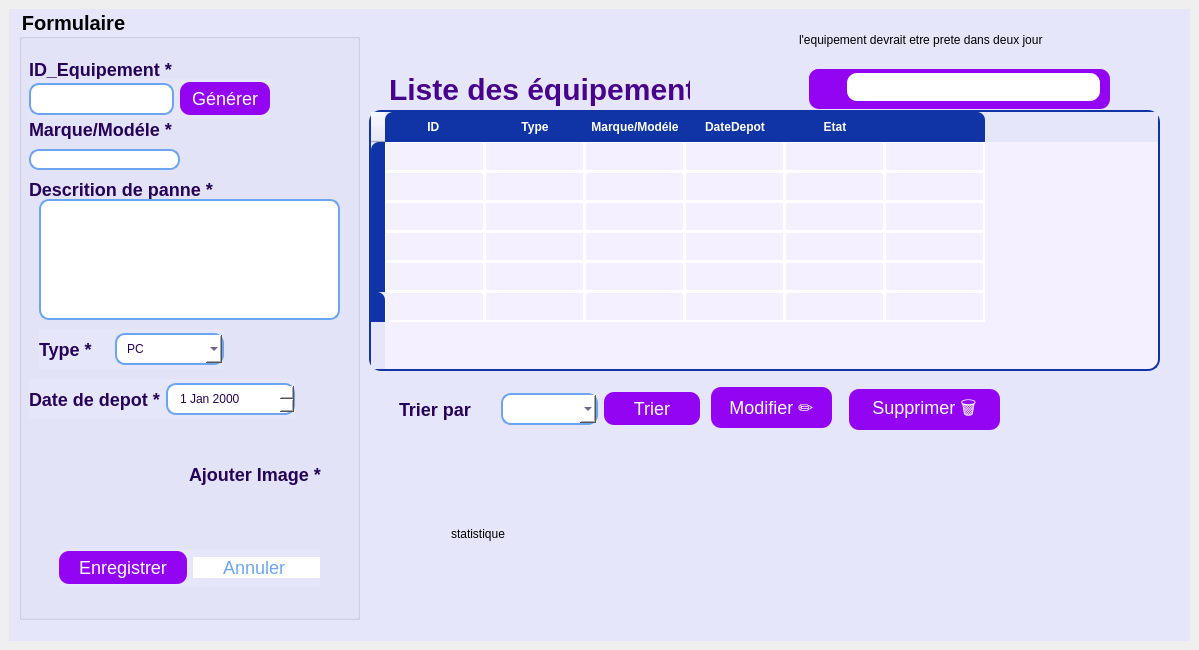
<?xml version="1.0" encoding="UTF-8"?>
<ui version="4.0">
 <class>MainWindow</class>
 <widget class="QMainWindow" name="MainWindow">
  <property name="geometry">
   <rect>
    <x>0</x>
    <y>0</y>
    <width>1199</width>
    <height>650</height>
   </rect>
  </property>
  <property name="windowTitle">
   <string>Smart Electronic Repair Shop</string>
  </property>
  <widget class="QWidget" name="centralwidget">
   <layout class="QHBoxLayout" name="horizontalLayout">
    <item>
     <widget class="QWidget" name="widget" native="true">
      <property name="styleSheet">
       <string notr="true">QWidget { background-color: #E6E6FA ;  }</string>
      </property>
      <widget class="QGroupBox" name="groupBox">
       <property name="geometry">
        <rect>
         <x>10</x>
         <y>0</y>
         <width>341</width>
         <height>611</height>
        </rect>
       </property>
       <property name="font">
        <font>
         <pointsize>15</pointsize>
         <bold>true</bold>
        </font>
       </property>
       <property name="styleSheet">
        <string notr="true">
QGroupBox {
    background-color: #FFFFFF;
    border: 10px solid #9305F2;   /* Violet clair */
    border-radius: 15px;         /* Coins arrondis */
    margin-top: 30px;            /* Décalage du titre */
    padding: 12px;
    color: #48038C;              /* Couleur du texte interne */
    font-weight: bold;
}

/* Titre du QGroupBox */
QGroupBox::title {
    subcontrol-origin: margin;
    subcontrol-position: top center;   /* Centré en haut */
    padding: 10px 30px;
    background-color: white;
    color: #48038C;
    border-radius: 10px;
    font-weight: bold;
}
```

```
</string>
       </property>
       <property name="title">
        <string>Formulaire</string>
       </property>
       <widget class="QLabel" name="label">
        <property name="geometry">
         <rect>
          <x>10</x>
          <y>50</y>
          <width>161</width>
          <height>20</height>
         </rect>
        </property>
        <property name="styleSheet">
         <string notr="true">QLabel {background-color: transparent; color: #260259; /* Texte sombre lisible */ font-size: 18px; font-weight: bold; }</string>
        </property>
        <property name="text">
         <string>ID_Equipement *</string>
        </property>
       </widget>
       <widget class="QLabel" name="label_2">
        <property name="geometry">
         <rect>
          <x>10</x>
          <y>110</y>
          <width>161</width>
          <height>20</height>
         </rect>
        </property>
        <property name="styleSheet">
         <string notr="true">QLabel {background-color: transparent; color: #260259; /* Texte sombre lisible */ font-size: 18px; font-weight: bold; }</string>
        </property>
        <property name="text">
         <string>Marque/Modéle *</string>
        </property>
       </widget>
       <widget class="QLineEdit" name="le_marque">
        <property name="geometry">
         <rect>
          <x>10</x>
          <y>140</y>
          <width>151</width>
          <height>21</height>
         </rect>
        </property>
        <property name="styleSheet">
         <string notr="true">QLineEdit { background: #FFFFFF; border: 2px solid #6BA5F2; border-radius: 10px; padding: 6px 10px; color: #260259; } QLineEdit:focus { border: 2px solid #9305F2; background: #F3E9FF; }</string>
        </property>
       </widget>
       <widget class="QLabel" name="label_3">
        <property name="geometry">
         <rect>
          <x>10</x>
          <y>170</y>
          <width>191</width>
          <height>20</height>
         </rect>
        </property>
        <property name="styleSheet">
         <string notr="true">QLabel {background-color: transparent; color: #260259; /* Texte sombre lisible */ font-size: 18px; font-weight: bold; }</string>
        </property>
        <property name="text">
         <string>Descrition de panne *</string>
        </property>
       </widget>
       <widget class="QLabel" name="label_6">
        <property name="geometry">
         <rect>
          <x>12</x>
          <y>419</y>
          <width>171</width>
          <height>101</height>
         </rect>
        </property>
        <property name="styleSheet">
         <string notr="true">QLabel {background-color: transparent; color: #260259; /* Texte sombre lisible */ font-size: 18px; font-weight: bold; }</string>
        </property>
        <property name="text">
         <string/>
        </property>
       </widget>
       <widget class="QLabel" name="label_7">
        <property name="geometry">
         <rect>
          <x>170</x>
          <y>450</y>
          <width>141</width>
          <height>31</height>
         </rect>
        </property>
        <property name="styleSheet">
         <string notr="true">QLabel {background-color: transparent; color: #260259; /* Texte sombre lisible */ font-size: 18px; font-weight: bold; }</string>
        </property>
        <property name="text">
         <string>Ajouter Image *</string>
        </property>
       </widget>
       <widget class="QTextEdit" name="te_desc">
        <property name="geometry">
         <rect>
          <x>20</x>
          <y>190</y>
          <width>301</width>
          <height>121</height>
         </rect>
        </property>
        <property name="styleSheet">
         <string notr="true"> QTextEdit { background: #FFFFFF; border: 2px solid #6BA5F2; border-radius: 10px; padding: 6px 10px; color: #260259; } QTextEdit:focus { border: 2px solid #9305F2; background: #F3E9FF; }</string>
        </property>
       </widget>
       <widget class="QWidget" name="layoutWidget">
        <property name="geometry">
         <rect>
          <x>10</x>
          <y>70</y>
          <width>241</width>
          <height>40</height>
         </rect>
        </property>
        <layout class="QHBoxLayout" name="horizontalLayout_2">
         <item>
          <widget class="QLineEdit" name="le_id">
           <property name="styleSheet">
            <string notr="true">QLineEdit { background: #FFFFFF; border: 2px solid #6BA5F2; border-radius: 10px; padding: 6px 10px; color: #260259; } QLineEdit:focus  { border: 2px solid #9305F2; background: #F3E9FF; }</string>
           </property>
          </widget>
         </item>
         <item>
          <widget class="QPushButton" name="btnGenerer&#10;">
           <property name="styleSheet">
            <string notr="true">QPushButton {
    background-color: #9305F2;
    color: white;
    border: none;
    border-radius: 10px;
    padding: 6px 12px;
    font-size: 18px;
}

QPushButton:hover {
    background-color: #7a04c2; /* un peu plus sombre au survol */
}

QPushButton:pressed {
    background-color: #5c0391; /* encore plus sombre quand pressé */
}
</string>
           </property>
           <property name="text">
            <string>Générer</string>
           </property>
          </widget>
         </item>
        </layout>
       </widget>
       <widget class="QWidget" name="layoutWidget">
        <property name="geometry">
         <rect>
          <x>20</x>
          <y>320</y>
          <width>185</width>
          <height>40</height>
         </rect>
        </property>
        <layout class="QHBoxLayout" name="horizontalLayout_3">
         <item>
          <widget class="QLabel" name="label_4">
           <property name="styleSheet">
            <string notr="true">QLabel {background-color: transparent; color: #260259; /* Texte sombre lisible */ font-size: 18px; font-weight: bold; }</string>
           </property>
           <property name="text">
            <string>Type *</string>
           </property>
          </widget>
         </item>
         <item>
          <widget class="QComboBox" name="cb_type">
           <property name="styleSheet">
            <string notr="true"> QComboBox { background: #FFFFFF; border: 2px solid #6BA5F2; border-radius: 10px; padding: 6px 10px; color: #260259; } QComboBox:focus { border: 2px solid #9305F2; background: #F3E9FF; }</string>
           </property>
           <item>
            <property name="text">
             <string>PC</string>
            </property>
            <property name="icon">
             <iconset theme="QIcon::ThemeIcon::Computer"/>
            </property>
           </item>
           <item>
            <property name="text">
             <string>Tablette </string>
            </property>
           </item>
           <item>
            <property name="text">
             <string>Smartphone</string>
            </property>
           </item>
          </widget>
         </item>
        </layout>
       </widget>
       <widget class="QWidget" name="layoutWidget">
        <property name="geometry">
         <rect>
          <x>10</x>
          <y>370</y>
          <width>266</width>
          <height>40</height>
         </rect>
        </property>
        <layout class="QHBoxLayout" name="horizontalLayout_4">
         <item>
          <widget class="QLabel" name="label_5">
           <property name="styleSheet">
            <string notr="true">QLabel {background-color: transparent; color: #260259; /* Texte sombre lisible */ font-size: 18px; font-weight: bold; }</string>
           </property>
           <property name="text">
            <string>Date de depot *</string>
           </property>
          </widget>
         </item>
         <item>
          <widget class="QDateEdit" name="date_depot">
           <property name="styleSheet">
            <string notr="true"> QDateEdit { background: #FFFFFF; border: 2px solid #6BA5F2; border-radius: 10px; padding: 6px 10px; color: #260259; }  QDateEdit:focus { border: 2px solid #9305F2; background: #F3E9FF; }</string>
           </property>
          </widget>
         </item>
        </layout>
       </widget>
       <widget class="QWidget" name="layoutWidget">
        <property name="geometry">
         <rect>
          <x>40</x>
          <y>540</y>
          <width>261</width>
          <height>38</height>
         </rect>
        </property>
        <layout class="QHBoxLayout" name="horizontalLayout_5">
         <item>
          <widget class="QPushButton" name="btn_ajouter">
           <property name="font">
            <font>
             <pointsize>-1</pointsize>
            </font>
           </property>
           <property name="styleSheet">
            <string notr="true">QPushButton {
    background-color: #9305F2;
    color: white;
    border: none;
    border-radius: 10px;
    padding: 6px 12px;
    font-size: 18px;
}

QPushButton:hover {
    background-color: #7a04c2; /* un peu plus sombre au survol */
}

QPushButton:pressed {
    background-color: #5c0391; /* encore plus sombre quand pressé */
}
</string>
           </property>
           <property name="text">
            <string>Enregistrer</string>
           </property>
          </widget>
         </item>
         <item>
          <widget class="QPushButton" name="pushButton_3">
           <property name="styleSheet">
            <string notr="true">QPushButton {
    background-color: white;
    color: #6BA5F2;
    border: 0px solid #6BA5F2;
    border-radius: 0px;
    padding: 0px 0px;
    font-size: 18px;
}

QPushButton:hover {
    background-color: #f0f8ff; /* léger bleu clair au survol */
}

QPushButton:pressed {
    background-color: #dceeff; /* bleu encore plus marqué quand pressé */
}
</string>
           </property>
           <property name="text">
            <string>Annuler </string>
           </property>
          </widget>
         </item>
        </layout>
       </widget>
      </widget>
      <widget class="QLabel" name="label_8">
       <property name="geometry">
        <rect>
         <x>380</x>
         <y>60</y>
         <width>301</width>
         <height>41</height>
        </rect>
       </property>
       <property name="styleSheet">
        <string notr="true">QLabel {
    background-color: transparent;
    color: #48038C;
    font-size: 30px;   /* plus grand pour un titre */
    font-weight: bold; /* en gras */
}
</string>
       </property>
       <property name="text">
        <string>Liste des équipement</string>
       </property>
      </widget>
      <widget class="QTableWidget" name="tableWidget">
       <property name="geometry">
        <rect>
         <x>360</x>
         <y>101</y>
         <width>791</width>
         <height>261</height>
        </rect>
       </property>
       <property name="styleSheet">
        <string notr="true">QTableWidget {
    background-color: #F5F0FF;   /* Violet très très clair */
    border: 2px solid #1034A6;
    border-radius: 12px;
    gridline-color: white;       /* Lignes blanches */
}

QHeaderView::section {
    background-color: #1034A6;   /* Bleu foncé */
    color: white;                /* Texte blanc */
    border: none;
    padding: 6px;
    font-weight: bold;
}

QHeaderView::section:first {
    border-top-left-radius: 8px;
}

QHeaderView::section:last {
    border-top-right-radius: 8px;
}

QTableWidget::item {
    border: 1px solid white;     /* Bordures blanches entre cellules */
}
</string>
       </property>
       <row>
        <property name="text">
         <string/>
        </property>
       </row>
       <row>
        <property name="text">
         <string/>
        </property>
       </row>
       <row>
        <property name="text">
         <string/>
        </property>
       </row>
       <row>
        <property name="text">
         <string/>
        </property>
       </row>
       <row>
        <property name="text">
         <string/>
        </property>
       </row>
       <row>
        <property name="text">
         <string/>
        </property>
       </row>
       <column>
        <property name="text">
         <string>ID </string>
        </property>
       </column>
       <column>
        <property name="text">
         <string>Type</string>
        </property>
       </column>
       <column>
        <property name="text">
         <string>Marque/Modéle</string>
        </property>
       </column>
       <column>
        <property name="text">
         <string>DateDepot</string>
        </property>
       </column>
       <column>
        <property name="text">
         <string>Etat</string>
        </property>
       </column>
       <column>
        <property name="text">
         <string/>
        </property>
       </column>
       <item row="0" column="0">
        <property name="text">
         <string/>
        </property>
        <property name="foreground">
         <brush brushstyle="NoBrush">
          <color alpha="255">
           <red>255</red>
           <green>170</green>
           <blue>255</blue>
          </color>
         </brush>
        </property>
       </item>
       <item row="0" column="5">
        <property name="text">
         <string/>
        </property>
        <property name="foreground">
         <brush brushstyle="NoBrush">
          <color alpha="255">
           <red>8</red>
           <green>0</green>
           <blue>0</blue>
          </color>
         </brush>
        </property>
        <property name="icon">
         <iconset>
          <normaloff>../../../DELL/Desktop/pngtree-delete-button-functionality-icon-image_1127707.jpg</normaloff>../../../DELL/Desktop/pngtree-delete-button-functionality-icon-image_1127707.jpg</iconset>
        </property>
       </item>
      </widget>
      <widget class="QPushButton" name="pushButton_5">
       <property name="geometry">
        <rect>
         <x>690</x>
         <y>60</y>
         <width>51</width>
         <height>41</height>
        </rect>
       </property>
       <property name="styleSheet">
        <string notr="true">QPushButton {
    background-color: transparent;
    color: #6BA5F2;
    border: 0px solid #6BA5F2;
    border-radius: 0px;
    padding: 0px 0px;
    font-size: 18px;
}</string>
       </property>
       <property name="text">
        <string/>
       </property>
       <property name="icon">
        <iconset>
         <normaloff>../downloads/pdf-93-removebg-preview.png</normaloff>../downloads/pdf-93-removebg-preview.png</iconset>
       </property>
       <property name="iconSize">
        <size>
         <width>40</width>
         <height>40</height>
        </size>
       </property>
      </widget>
      <widget class="QLabel" name="label_10">
       <property name="geometry">
        <rect>
         <x>442</x>
         <y>449</y>
         <width>691</width>
         <height>151</height>
        </rect>
       </property>
       <property name="text">
        <string>statistique</string>
       </property>
      </widget>
      <widget class="QLabel" name="label_12">
       <property name="geometry">
        <rect>
         <x>790</x>
         <y>10</y>
         <width>371</width>
         <height>41</height>
        </rect>
       </property>
       <property name="text">
        <string>l'equipement devrait etre prete dans deux jour </string>
       </property>
      </widget>
      <widget class="QWidget" name="widget_2" native="true">
       <property name="geometry">
        <rect>
         <x>800</x>
         <y>60</y>
         <width>301</width>
         <height>40</height>
        </rect>
       </property>
       <property name="styleSheet">
        <string notr="true">QWidget {
    background-color:#9305F2;   /* fond violet */
    border-radius: 10px;
}

QLineEdit {
    background-color: white;     /* champ blanc */
    color: #333;
    border: none;
    border-radius: 10px;
    padding-left: 25px;          /* espace pour l’icône de recherche */
    padding-right: 25px;         /* espace pour l’icône d’action */
    height: 28px;
    font-size: 15px;
}

</string>
       </property>
       <widget class="QWidget" name="layoutWidget">
        <property name="geometry">
         <rect>
          <x>0</x>
          <y>0</y>
          <width>291</width>
          <height>37</height>
         </rect>
        </property>
        <layout class="QHBoxLayout" name="horizontalLayout_6">
         <item>
          <widget class="QPushButton" name="pushButton_4">
           <property name="styleSheet">
            <string notr="true">button-&gt;setStyleSheet(
    &quot;QPushButton {&quot;
    &quot;  color: #6BA5F2;&quot;       // couleur du texte
    &quot;  background-color: white;&quot;
    &quot;  border: 1px solid #6BA5F2;&quot;
    &quot;}&quot;
);
</string>
           </property>
           <property name="text">
            <string/>
           </property>
           <property name="icon">
            <iconset theme="QIcon::ThemeIcon::EditFind"/>
           </property>
          </widget>
         </item>
         <item>
          <widget class="QLineEdit" name="lineEdit_3"/>
         </item>
        </layout>
       </widget>
      </widget>
      <widget class="QPushButton" name="pushButton">
       <property name="geometry">
        <rect>
         <x>1092</x>
         <y>8</y>
         <width>71</width>
         <height>41</height>
        </rect>
       </property>
       <property name="styleSheet">
        <string notr="true">QPushButton {
    background-color: transparent;
    color: #6BA5F2;
    border: 0px solid #6BA5F2;
    border-radius: 0px;
    padding: 0px 0px;
    font-size: 18px;
}</string>
       </property>
       <property name="text">
        <string/>
       </property>
       <property name="icon">
        <iconset>
         <normaloff>../downloads/png-transparent-bell-notification-communication-information-icon-thumbnail-removebg-preview.png</normaloff>../downloads/png-transparent-bell-notification-communication-information-icon-thumbnail-removebg-preview.png</iconset>
       </property>
       <property name="iconSize">
        <size>
         <width>40</width>
         <height>40</height>
        </size>
       </property>
      </widget>
      <widget class="QWidget" name="layoutWidget">
       <property name="geometry">
        <rect>
         <x>390</x>
         <y>380</y>
         <width>301</width>
         <height>40</height>
        </rect>
       </property>
       <layout class="QHBoxLayout" name="horizontalLayout_7">
        <item>
         <widget class="QLabel" name="label_9">
          <property name="styleSheet">
           <string notr="true">QLabel { color: #260259; /* Texte sombre lisible */ font-size: 18px; font-weight: bold; }</string>
          </property>
          <property name="text">
           <string>Trier par </string>
          </property>
         </widget>
        </item>
        <item>
         <widget class="QComboBox" name="comboBox_2">
          <property name="styleSheet">
           <string notr="true"> QComboBox { background: #FFFFFF; border: 2px solid #6BA5F2; border-radius: 10px; padding: 6px 10px; color: #260259; } QComboBox:focus { border: 2px solid #9305F2; background: #F3E9FF; }</string>
          </property>
          <item>
           <property name="text">
            <string/>
           </property>
          </item>
          <item>
           <property name="text">
            <string>Type</string>
           </property>
          </item>
          <item>
           <property name="text">
            <string>Etat</string>
           </property>
          </item>
         </widget>
        </item>
        <item>
         <widget class="QPushButton" name="pushButton_6">
          <property name="styleSheet">
           <string notr="true">QPushButton {
    background-color: #9305F2;
    color: white;
    border: none;
    border-radius: 10px;
    padding: 6px 12px;
    font-size: 18px;
}

QPushButton:hover {
    background-color: #7a04c2; /* un peu plus sombre au survol */
}

QPushButton:pressed {
    background-color: #5c0391; /* encore plus sombre quand pressé */
}
</string>
          </property>
          <property name="text">
           <string>Trier</string>
          </property>
         </widget>
        </item>
       </layout>
      </widget>
      <widget class="QPushButton" name="btn_modifier">
       <property name="geometry">
        <rect>
         <x>702</x>
         <y>378</y>
         <width>121</width>
         <height>41</height>
        </rect>
       </property>
       <property name="styleSheet">
        <string notr="true">QPushButton {
    background-color: #9305F2;
    color: white;
    border: none;
    border-radius: 10px;
    padding: 6px 12px;
    font-size: 18px;
}

QPushButton:hover {
    background-color: #7a04c2; /* un peu plus sombre au survol */
}

QPushButton:pressed {
    background-color: #5c0391; /* encore plus sombre quand pressé */
}
</string>
       </property>
       <property name="text">
        <string>Modifier ✏️</string>
       </property>
       <property name="iconSize">
        <size>
         <width>30</width>
         <height>30</height>
        </size>
       </property>
      </widget>
      <widget class="QPushButton" name="btn_supprimer">
       <property name="geometry">
        <rect>
         <x>840</x>
         <y>380</y>
         <width>151</width>
         <height>41</height>
        </rect>
       </property>
       <property name="styleSheet">
        <string notr="true">QPushButton {
    background-color: #9305F2;
    color: white;
    border: none;
    border-radius: 10px;
    padding: 6px 12px;
    font-size: 18px;
}

QPushButton:hover {
    background-color: #7a04c2; /* un peu plus sombre au survol */
}

QPushButton:pressed {
    background-color: #5c0391; /* encore plus sombre quand pressé */
}
</string>
       </property>
       <property name="text">
        <string>Supprimer 🗑</string>
       </property>
      </widget>
     </widget>
    </item>
   </layout>
  </widget>
 </widget>
 <resources/>
 <connections/>
</ui>
